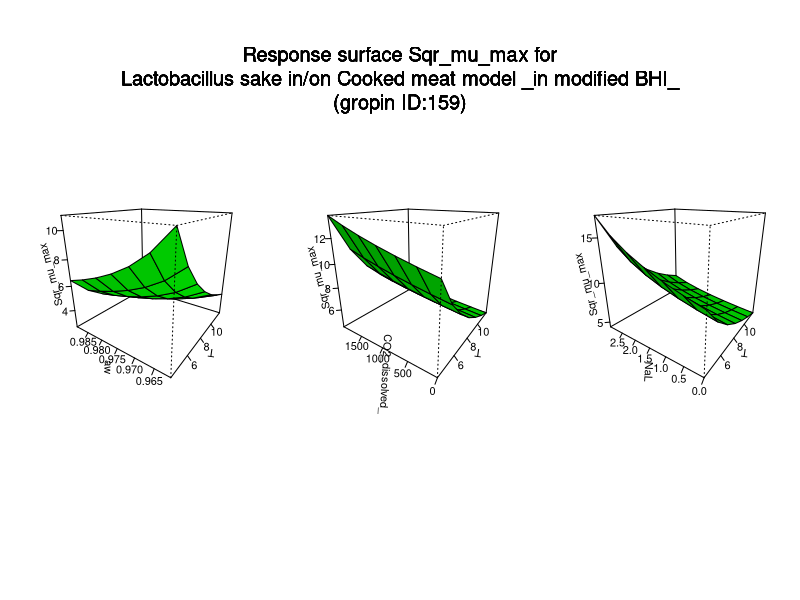

R code for this plot:
#############################
# start of Parameter script
#############################
T <- seq(4.004,11.988011988012,length.out=7)
aw <- seq(0.961238761238761,0.9892883,length.out=7)
CO2_dissolved_ <- seq(0,1984.01598401598,length.out=7)
NaL <- seq(0,2.997002997003,length.out=7)
#############################
# end of Parameter script
#############################
############################# 
# start of Model script Gropin ID 159 
#############################
 
# constant coefficients for this model
e <- 0.000849
awmin <- 0.9464
Tmin <- -1.25
CO2max <- 5591
NaLmax <- 5.04
 
variables <- data.frame(T,aw,CO2_dissolved_,NaL)
argumentsPar <- unique.data.frame(expand.grid(variables))
 
# heart of the model
response_surface <- function(T,aw,CO2_dissolved_,NaL) {
   mumax <-(1/(e*(T-Tmin)*sqrt((aw-awmin)*(CO2max-CO2_dissolved_)*(NaLmax-NaL))))

	return(mumax=mumax)
} 

# output parameters
responseSurface <- cbind(argumentsPar,response_surface(argumentsPar['T'],argumentsPar['aw'],argumentsPar['CO2_dissolved_'],argumentsPar['NaL']))
colnames(responseSurface) <- c(colnames(argumentsPar),'Sqrmumax')
#############################
# End of Model script
#############################
############################# 
# start of Visualisation script Gropin ID 159 
#############################
titleText <-'Response surface Sqr_mu_max for
Lactobacillus sake in/on Cooked meat model _in modified BHI_
(gropin ID:159)'
argPar1 <- unique.data.frame(expand.grid(T,aw))
argPar2 <- unique.data.frame(expand.grid(T,CO2_dissolved_))
argPar3 <- unique.data.frame(expand.grid(T,NaL))
z1 <- matrix(unlist(response_surface(T = argPar1[1],aw = argPar1[2],CO2_dissolved_ = CO2_dissolved_[1],NaL = NaL[1])),nrow=7)
z2 <- matrix(unlist(response_surface(T = argPar2[1],CO2_dissolved_ = argPar2[2],aw = aw[1],NaL = NaL[1])),nrow=7)
z3 <- matrix(unlist(response_surface(T = argPar3[1],NaL = argPar3[2],aw = aw[1],CO2_dissolved_ = CO2_dissolved_[1])),nrow=7)
# adding precaution if response surface is zero
myZLim1 <- range(z1)
if(myZLim1[1] == myZLim1[2]) myZLim1[2] <- myZLim1[2]+1
myZLim2 <- range(z2)
if(myZLim2[1] == myZLim2[2]) myZLim2[2] <- myZLim2[2]+1
myZLim3 <- range(z3)
if(myZLim3[1] == myZLim3[2]) myZLim3[2] <- myZLim3[2]+1
if(length(T)>1 & length(aw)>1 & length(CO2_dissolved_)>1 & length(NaL)>1) {
	par(mfrow = c(1,3))
	persp(T,aw,z1,col = 'green',xlab='T',ylab='aw',zlab='Sqr_mu_max',zlim=myZLim1,theta=305,phi=20,shade=0.25,ticktype = 'detailed')
	persp(T,CO2_dissolved_,z2,col = 'green',xlab='T',ylab='CO2_dissolved_',zlab='Sqr_mu_max',zlim=myZLim2,theta=305,phi=20,shade=0.25,ticktype = 'detailed')
	persp(T,NaL,z3,col = 'green',xlab='T',ylab='NaL',zlab='Sqr_mu_max',zlim=myZLim3,theta=305,phi=20,shade=0.25,ticktype = 'detailed')
	mtext(titleText,outer=T,  cex=1.2, line=-8.5, side=3)
} else {
		myPars <- unique.data.frame(expand.grid(T,aw,CO2_dissolved_,NaL))
		myZ <-matrix(unlist(response_surface(myPars[,1],myPars[,2],myPars[,3],myPars[,4])),nrow=7)
		myZLim <- range(myZ)
if(myZLim[1] == myZLim[2]) myZLim[2] <- myZLim[2]+1
	if(length(CO2_dissolved_)==1 & length(NaL)==1) {
		persp(T,aw,myZ,col = 'green',xlab='T',ylab='aw',zlab='Sqr_mu_max',main=titleText,sub=paste('other variable: CO2_dissolved_ =',round(CO2_dissolved_,digits = 2), 'NaL =',round(NaL,digits = 2)),zlim=myZLim,theta=305,phi=20,shade=0.25,ticktype = 'detailed')
	}
	if(length(aw)==1 & length(NaL)==1) {
		persp(T,CO2_dissolved_,myZ,col = 'green',xlab='T',ylab='CO2_dissolved_',zlab='Sqr_mu_max',main=titleText,sub=paste('other variable: aw =',round(aw,digits = 2), 'NaL =',round(NaL,digits = 2)),zlim=myZLim,theta=305,phi=20,shade=0.25,ticktype = 'detailed')
	}
	if(length(aw)==1 & length(CO2_dissolved_)==1) {
		persp(T,NaL,myZ,col = 'green',xlab='T',ylab='NaL',zlab='Sqr_mu_max',main=titleText,sub=paste('other variable: aw =',round(aw,digits = 2), 'CO2_dissolved_ =',round(CO2_dissolved_,digits = 2)),zlim=myZLim,theta=305,phi=20,shade=0.25,ticktype = 'detailed')
	}
	if(length(T)==1 & length(NaL)==1) {
		persp(aw,CO2_dissolved_,myZ,col = 'green',xlab='aw',ylab='CO2_dissolved_',zlab='Sqr_mu_max',main=titleText,sub=paste('other variable: T =',round(T,digits = 2), 'NaL =',round(NaL,digits = 2)),zlim=myZLim,theta=305,phi=20,shade=0.25,ticktype = 'detailed')
	}
	if(length(T)==1 & length(CO2_dissolved_)==1) {
		persp(aw,NaL,myZ,col = 'green',xlab='aw',ylab='NaL',zlab='Sqr_mu_max',main=titleText,sub=paste('other variable: T =',round(T,digits = 2), 'CO2_dissolved_ =',round(CO2_dissolved_,digits = 2)),zlim=myZLim,theta=305,phi=20,shade=0.25,ticktype = 'detailed')
	}
	if(length(T)==1 & length(aw)==1) {
		persp(CO2_dissolved_,NaL,myZ,col = 'green',xlab='CO2_dissolved_',ylab='NaL',zlab='Sqr_mu_max',main=titleText,sub=paste('other variable: T =',round(T,digits = 2), 'aw =',round(aw,digits = 2)),zlim=myZLim,theta=305,phi=20,shade=0.25,ticktype = 'detailed')
	}
}
#############################
# End of Visualisation script
#############################
